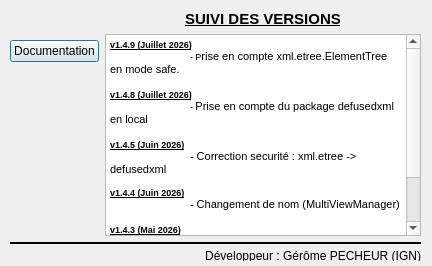
<?xml version="1.0" encoding="UTF-8"?>
<ui version="4.0">
 <class>DialogAide</class>
 <widget class="QDialog" name="DialogAide">
  <property name="geometry">
   <rect>
    <x>0</x>
    <y>0</y>
    <width>432</width>
    <height>266</height>
   </rect>
  </property>
  <property name="minimumSize">
   <size>
    <width>432</width>
    <height>266</height>
   </size>
  </property>
  <property name="maximumSize">
   <size>
    <width>432</width>
    <height>266</height>
   </size>
  </property>
  <property name="windowTitle">
   <string>A propos du plugin</string>
  </property>
  <property name="windowIcon">
   <iconset>
    <normaloff>icons/icon_principal.PNG</normaloff>icons/icon_principal.PNG</iconset>
  </property>
  <widget class="QWidget" name="layoutWidget">
   <property name="geometry">
    <rect>
     <x>10</x>
     <y>10</y>
     <width>411</width>
     <height>251</height>
    </rect>
   </property>
   <layout class="QGridLayout" name="gridLayout">
    <item row="0" column="0" rowspan="2">
     <widget class="QLabel" name="label_2">
      <property name="sizePolicy">
       <sizepolicy hsizetype="Minimum" vsizetype="Fixed">
        <horstretch>0</horstretch>
        <verstretch>0</verstretch>
       </sizepolicy>
      </property>
      <property name="minimumSize">
       <size>
        <width>0</width>
        <height>0</height>
       </size>
      </property>
      <property name="maximumSize">
       <size>
        <width>100</width>
        <height>100</height>
       </size>
      </property>
      <property name="baseSize">
       <size>
        <width>0</width>
        <height>0</height>
       </size>
      </property>
      <property name="text">
       <string/>
      </property>
      <property name="pixmap">
       <pixmap>icons/logo_IGN.png</pixmap>
      </property>
      <property name="scaledContents">
       <bool>true</bool>
      </property>
      <property name="alignment">
       <set>Qt::AlignCenter</set>
      </property>
     </widget>
    </item>
    <item row="0" column="1">
     <widget class="QLabel" name="label">
      <property name="font">
       <font>
        <pointsize>11</pointsize>
        <weight>75</weight>
        <bold>true</bold>
        <underline>true</underline>
       </font>
      </property>
      <property name="text">
       <string>SUIVI DES VERSIONS</string>
      </property>
      <property name="alignment">
       <set>Qt::AlignCenter</set>
      </property>
     </widget>
    </item>
    <item row="1" column="1" rowspan="3">
     <widget class="QTextEdit" name="textEdit">
      <property name="readOnly">
       <bool>true</bool>
      </property>
      <property name="html">
       <string>&lt;!DOCTYPE HTML PUBLIC &quot;-//W3C//DTD HTML 4.0//EN&quot; &quot;http://www.w3.org/TR/REC-html40/strict.dtd&quot;&gt;
&lt;html&gt;&lt;head&gt;&lt;meta name=&quot;qrichtext&quot; content=&quot;1&quot; /&gt;&lt;style type=&quot;text/css&quot;&gt;
p, li { white-space: pre-wrap; }
&lt;/style&gt;&lt;/head&gt;&lt;body style=&quot; font-family:'MS Shell Dlg 2'; font-size:8.25pt; font-weight:400; font-style:normal;&quot;&gt;
&lt;p style=&quot; margin-top:0px; margin-bottom:0px; margin-left:0px; margin-right:0px; -qt-block-indent:0; text-indent:0px;&quot;&gt;&lt;span style=&quot; font-size:7pt; font-weight:600; text-decoration: underline;&quot;&gt;v1.4.9 (Juillet 2026)&lt;/span&gt;&lt;/p&gt;
&lt;p style=&quot; margin-top:0px; margin-bottom:0px; margin-left:0px; margin-right:0px; -qt-block-indent:0; text-indent:0px;&quot;&gt;&lt;span style=&quot; font-size:7.8pt;&quot;&gt;	&lt;/span&gt;&lt;span style=&quot; font-size:7pt;&quot;&gt;- P&lt;/span&gt;&lt;span style=&quot; font-family:'JetBrains Mono','monospace'; font-size:8pt; color:#000000;&quot;&gt;rise en compte xml.etree.ElementTree en mode safe.&lt;/span&gt;&lt;/p&gt;
&lt;p style=&quot;-qt-paragraph-type:empty; margin-top:0px; margin-bottom:0px; margin-left:0px; margin-right:0px; -qt-block-indent:0; text-indent:0px; font-size:8pt;&quot;&gt;&lt;br /&gt;&lt;/p&gt;
&lt;p style=&quot; margin-top:0px; margin-bottom:0px; margin-left:0px; margin-right:0px; -qt-block-indent:0; text-indent:0px;&quot;&gt;&lt;span style=&quot; font-size:7pt; font-weight:600; text-decoration: underline;&quot;&gt;v1.4.8 (Juillet 2026)&lt;/span&gt;&lt;/p&gt;
&lt;p style=&quot; margin-top:0px; margin-bottom:0px; margin-left:0px; margin-right:0px; -qt-block-indent:0; text-indent:0px;&quot;&gt;&lt;span style=&quot; font-size:7.8pt;&quot;&gt;	&lt;/span&gt;&lt;span style=&quot; font-size:7pt;&quot;&gt;- &lt;/span&gt;&lt;span style=&quot; font-size:8pt;&quot;&gt;Prise en compte du package defusedxml en local&lt;/span&gt;&lt;/p&gt;
&lt;p style=&quot;-qt-paragraph-type:empty; margin-top:0px; margin-bottom:0px; margin-left:0px; margin-right:0px; -qt-block-indent:0; text-indent:0px; font-size:8pt;&quot;&gt;&lt;br /&gt;&lt;/p&gt;
&lt;p style=&quot; margin-top:0px; margin-bottom:0px; margin-left:0px; margin-right:0px; -qt-block-indent:0; text-indent:0px;&quot;&gt;&lt;span style=&quot; font-size:7pt; font-weight:600; text-decoration: underline;&quot;&gt;v1.4.5 (Juin 2026)&lt;/span&gt;&lt;/p&gt;
&lt;p style=&quot; margin-top:0px; margin-bottom:0px; margin-left:0px; margin-right:0px; -qt-block-indent:0; text-indent:0px;&quot;&gt;&lt;span style=&quot; font-size:7.8pt;&quot;&gt;	&lt;/span&gt;&lt;span style=&quot; font-size:8pt;&quot;&gt;- Correction securité : xml.etree -&amp;gt; defusedxml&lt;/span&gt;&lt;/p&gt;
&lt;p style=&quot;-qt-paragraph-type:empty; margin-top:0px; margin-bottom:0px; margin-left:0px; margin-right:0px; -qt-block-indent:0; text-indent:0px; font-size:7pt;&quot;&gt;&lt;br /&gt;&lt;/p&gt;
&lt;p style=&quot; margin-top:0px; margin-bottom:0px; margin-left:0px; margin-right:0px; -qt-block-indent:0; text-indent:0px;&quot;&gt;&lt;span style=&quot; font-size:7pt; font-weight:600; text-decoration: underline;&quot;&gt;v1.4.4 (Juin 2026)&lt;/span&gt;&lt;/p&gt;
&lt;p style=&quot; margin-top:0px; margin-bottom:0px; margin-left:0px; margin-right:0px; -qt-block-indent:0; text-indent:0px;&quot;&gt;&lt;span style=&quot; font-size:8pt;&quot;&gt;	- Changement de nom (MultiViewManager)&lt;/span&gt;&lt;/p&gt;
&lt;p style=&quot;-qt-paragraph-type:empty; margin-top:0px; margin-bottom:0px; margin-left:0px; margin-right:0px; -qt-block-indent:0; text-indent:0px; font-size:8pt;&quot;&gt;&lt;br /&gt;&lt;/p&gt;
&lt;p style=&quot; margin-top:0px; margin-bottom:0px; margin-left:0px; margin-right:0px; -qt-block-indent:0; text-indent:0px;&quot;&gt;&lt;span style=&quot; font-size:7pt; font-weight:600; text-decoration: underline;&quot;&gt;v1.4.3 (Mai 2026)&lt;/span&gt;&lt;/p&gt;
&lt;p style=&quot; margin-top:0px; margin-bottom:0px; margin-left:0px; margin-right:0px; -qt-block-indent:0; text-indent:0px;&quot;&gt;&lt;span style=&quot; font-size:7.8pt;&quot;&gt;	&lt;/span&gt;&lt;span style=&quot; font-size:8pt;&quot;&gt;- Compatible QGIS4&lt;/span&gt;&lt;/p&gt;
&lt;p style=&quot; margin-top:0px; margin-bottom:0px; margin-left:0px; margin-right:0px; -qt-block-indent:0; text-indent:0px;&quot;&gt;&lt;span style=&quot; font-size:8pt;&quot;&gt;	- Ajout bouton &amp;quot;exporter&amp;quot;&lt;/span&gt;&lt;/p&gt;
&lt;p style=&quot; margin-top:0px; margin-bottom:0px; margin-left:0px; margin-right:0px; -qt-block-indent:0; text-indent:0px;&quot;&gt;&lt;span style=&quot; font-size:8pt;&quot;&gt;	- Ajout de l'aide&lt;/span&gt;&lt;/p&gt;
&lt;p style=&quot;-qt-paragraph-type:empty; margin-top:0px; margin-bottom:0px; margin-left:0px; margin-right:0px; -qt-block-indent:0; text-indent:0px; font-size:7pt;&quot;&gt;&lt;br /&gt;&lt;/p&gt;
&lt;p style=&quot;-qt-paragraph-type:empty; margin-top:0px; margin-bottom:0px; margin-left:0px; margin-right:0px; -qt-block-indent:0; text-indent:0px;&quot;&gt;&lt;br /&gt;&lt;/p&gt;&lt;/body&gt;&lt;/html&gt;</string>
      </property>
     </widget>
    </item>
    <item row="2" column="0">
     <widget class="QPushButton" name="pushButtonAffichedoc">
      <property name="text">
       <string>Documentation</string>
      </property>
     </widget>
    </item>
    <item row="3" column="0">
     <spacer name="verticalSpacer">
      <property name="orientation">
       <enum>Qt::Vertical</enum>
      </property>
      <property name="sizeHint" stdset="0">
       <size>
        <width>20</width>
        <height>40</height>
       </size>
      </property>
     </spacer>
    </item>
    <item row="4" column="0" colspan="2">
     <widget class="Line" name="line">
      <property name="frameShadow">
       <enum>QFrame::Plain</enum>
      </property>
      <property name="lineWidth">
       <number>2</number>
      </property>
      <property name="orientation">
       <enum>Qt::Horizontal</enum>
      </property>
     </widget>
    </item>
    <item row="5" column="0" colspan="2">
     <widget class="QLabel" name="label_4">
      <property name="maximumSize">
       <size>
        <width>16777215</width>
        <height>10</height>
       </size>
      </property>
      <property name="text">
       <string>Développeur : Gérôme PECHEUR (IGN)</string>
      </property>
      <property name="alignment">
       <set>Qt::AlignRight|Qt::AlignTrailing|Qt::AlignVCenter</set>
      </property>
     </widget>
    </item>
   </layout>
  </widget>
 </widget>
 <resources/>
 <connections/>
</ui>
